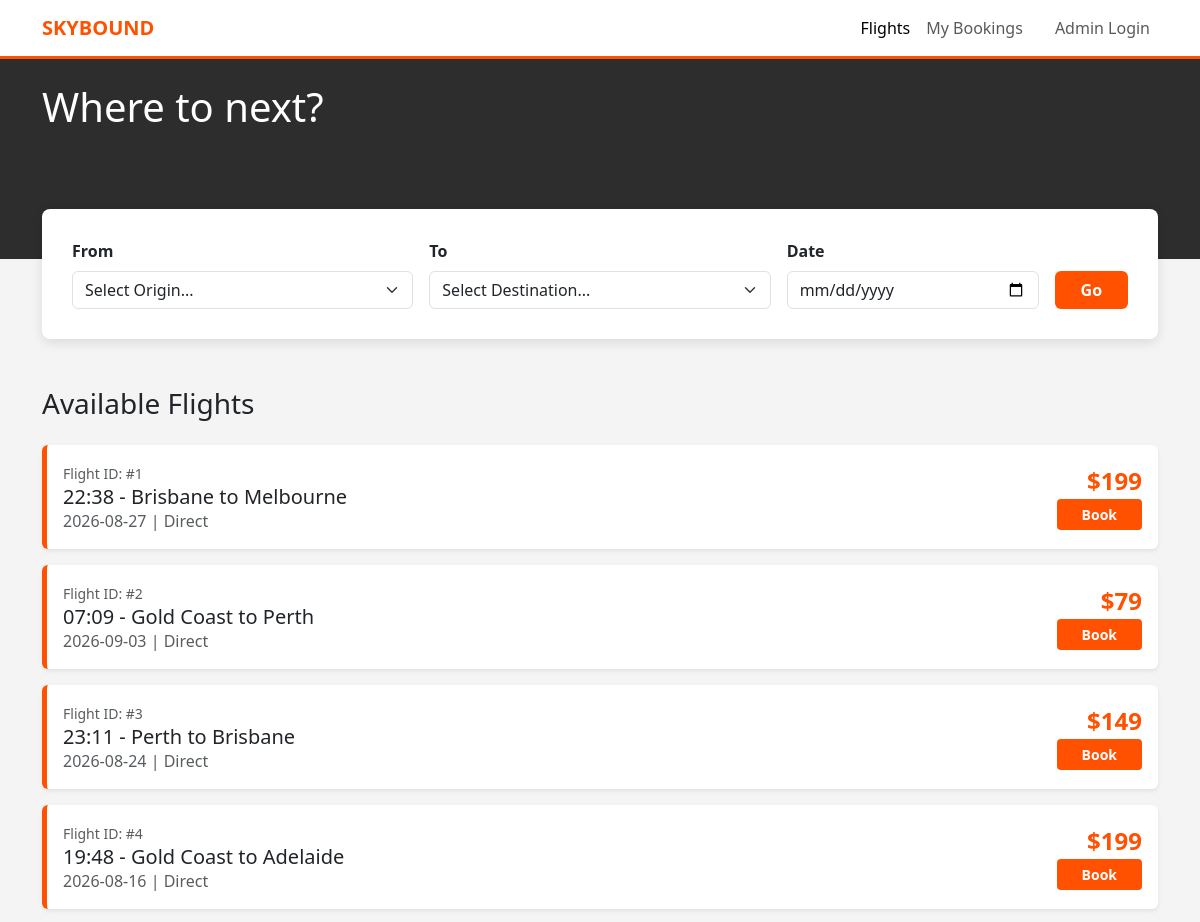
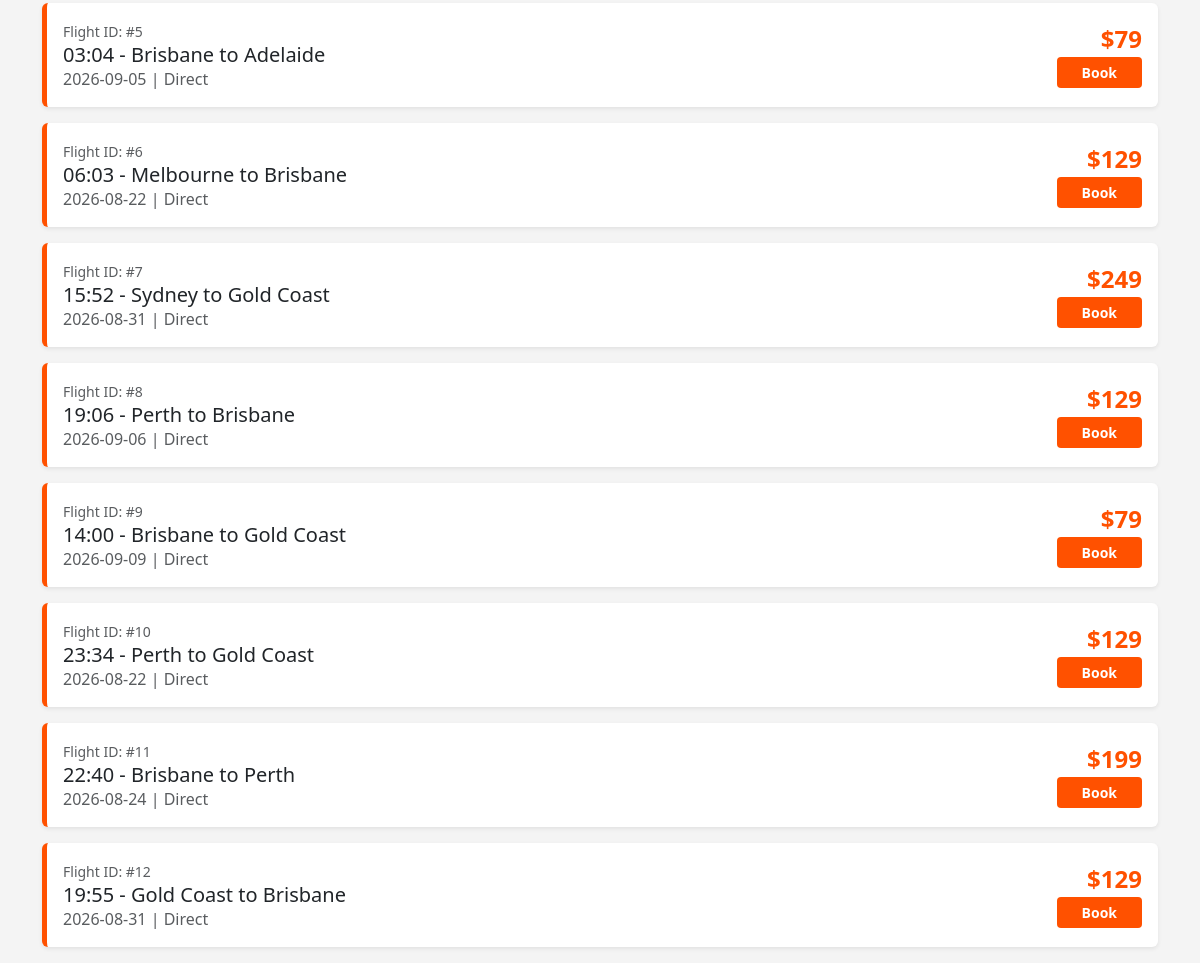
The page / on the database its author committed (2 pictures, top to bottom).
### tables this page shows
CREATE TABLE flights (
        flight_id INTEGER PRIMARY KEY AUTOINCREMENT,
        origin TEXT,
        destination TEXT,
        departure_time TEXT,
        capacity INTEGER,
        price INTEGER
    );

### app.py (the view)
@app.route('/', methods=['GET', 'POST'])
def index():
    conn = get_db_connection()
    if request.method == 'POST':
        origin = request.form.get('origin')
        dest = request.form.get('dest')
        db_flights = conn.execute('SELECT * FROM flights WHERE origin = ? AND destination = ?',(origin, dest)).fetchall()
    else:
        db_flights = conn.execute('SELECT * FROM flights').fetchall()
        origin,dest = "",""
    db_cities = get_all_cities()
    return render_template('index.html', flights=db_flights, cities = db_cities)

### app.py (called while the page is built)
def get_db_connection():
    conn = sqlite3.connect('pedair.db')
    conn.row_factory = sqlite3.Row
    return conn

def get_all_cities():
    conn = get_db_connection()
    cities_query = 'SELECT origin FROM flights UNION SELECT destination From flights ORDER BY origin ASC'
    db_cities = [row['origin'] for row in
    conn.execute(cities_query).fetchall()]
    conn.close()
    return db_cities

### templates/index.html (shortened to what this page needs)
<!DOCTYPE html>
<html lang="en">
<head>
    <link href="https://cdn.jsdelivr.net/npm/bootstrap@5.3.0/dist/css/bootstrap.min.css" rel="stylesheet">
</head>
<body>
<nav class="navbar navbar-expand-lg navbar-light sticky-top">
    <div class="container">
        <a class="navbar-brand fw-bold" href="#" style="color: var(--jetstar-orange);">SKYBOUND</a>
        <div class="navbar-nav ms-auto">
            <a class="nav-link active" href="#">Flights</a>
            <a class="nav-link" href="#">My Bookings</a>
            <a class="nav-link btn btn-outline-dark ms-lg-3" href="#">Admin Login</a>
        </div>
    </div>
</nav>
<div style="background-color: #2d2d2d; height: 200px; width: 100%;">
    <div class="container pt-4 text-white">
        <h1>Where to next?</h1>
    </div>
</div>
<div class="container">
    <div class="hero-search mb-5">
        <form class="row g-3" action = "/" method = "POST">
            <div class="col-md-4">
                <label class="form-label fw-bold">From</label>
                <select class="form-select" name = "origin">
                    <option> Select Origin...</option>
                </select>
            </div>
            <div class="col-md-4">
                <label class="form-label fw-bold">To</label>
                <select class="form-select" name = "dest">
                    <option>Select Destination...</option>
                </select>
            </div>
            <div class="col-md-3">
                <label class="form-label fw-bold">Date</label>
                <input type="date" class="form-control">
            </div>
            <div class="col-md-1 d-flex align-items-end">
                <button type="submit" class="btn btn-orange w-100">Go</button>
            </div>
        </form>
    </div>
    <h3 class="mb-4">Available Flights</h3>
    <div class="row">
        {% for flight in flights %}
            <div class="col-12 mb-3">
                <div class="card flight-card shadow-sm">
                    <div class="card-body d-flex justify-content-between align-items-center">
                        <div>
                            <span class="text-muted small">Flight ID: #{{ flight.flight_id }}</span>
                            <h5 class="mb-0">{{ flight.departure_time.split(" ")[1] }} - {{ flight.origin }} to {{ flight.destination }}</h5>
                            <p class="mb-0 text-muted">{{ flight.departure_time.split(" ")[0] }} | Direct</p>
                        </div>
                        <div class="text-end">
                            <div class="price-tag">${{ flight.price }}</div>
                            <a href = "/book/{{flight.flight_id}}" class="btn btn-sm btn-orange px-4">Book</a>
                        </div>
                    </div>
                </div>
            </div>
        {% endfor %}
    </div>
</div>
</body>
</html>

### templates/index.html (style rules this page uses)
:root { --jetstar-orange: #ff5100; --bg-light: #f4f4f4; }
body { background-color: var(--bg-light); font-family: 'Segoe UI', Roboto, sans-serif; }
.navbar { background-color: white; border-bottom: 3px solid var(--jetstar-orange); }
.hero-search { background: white; padding: 30px; border-radius: 8px; box-shadow: 0 4px 12px rgba(0,0,0,0.1); margin-top: -50px; }
.btn-orange { background-color: var(--jetstar-orange); color: white; font-weight: bold; }
.flight-card { border: none; border-left: 5px solid var(--jetstar-orange); transition: transform 0.2s; }
.price-tag { font-size: 1.5rem; color: var(--jetstar-orange); font-weight: bold; }

### rows shown on the page
flights: flight_id "1", departure_time "22:38", origin "Brisbane", destination "Melbourne", departure_time "2026-08-27", price "199"
flights: flight_id "2", departure_time "07:09", origin "Gold Coast", destination "Perth", departure_time "2026-09-03", price "79"
flights: flight_id "3", departure_time "23:11", origin "Perth", destination "Brisbane", departure_time "2026-08-24", price "149"
flights: flight_id "4", departure_time "19:48", origin "Gold Coast", destination "Adelaide", departure_time "2026-08-16", price "199"
flights: flight_id "5", departure_time "03:04", origin "Brisbane", destination "Adelaide", departure_time "2026-09-05", price "79"
flights: flight_id "6", departure_time "06:03", origin "Melbourne", destination "Brisbane", departure_time "2026-08-22", price "129"
flights: flight_id "7", departure_time "15:52", origin "Sydney", destination "Gold Coast", departure_time "2026-08-31", price "249"
flights: flight_id "8", departure_time "19:06", origin "Perth", destination "Brisbane", departure_time "2026-09-06", price "129"
flights: flight_id "9", departure_time "14:00", origin "Brisbane", destination "Gold Coast", departure_time "2026-09-09", price "79"
flights: flight_id "10", departure_time "23:34", origin "Perth", destination "Gold Coast", departure_time "2026-08-22", price "129"
flights: flight_id "11", departure_time "22:40", origin "Brisbane", destination "Perth", departure_time "2026-08-24", price "199"
flights: flight_id "12", departure_time "19:55", origin "Gold Coast", destination "Brisbane", departure_time "2026-08-31", price "129"
